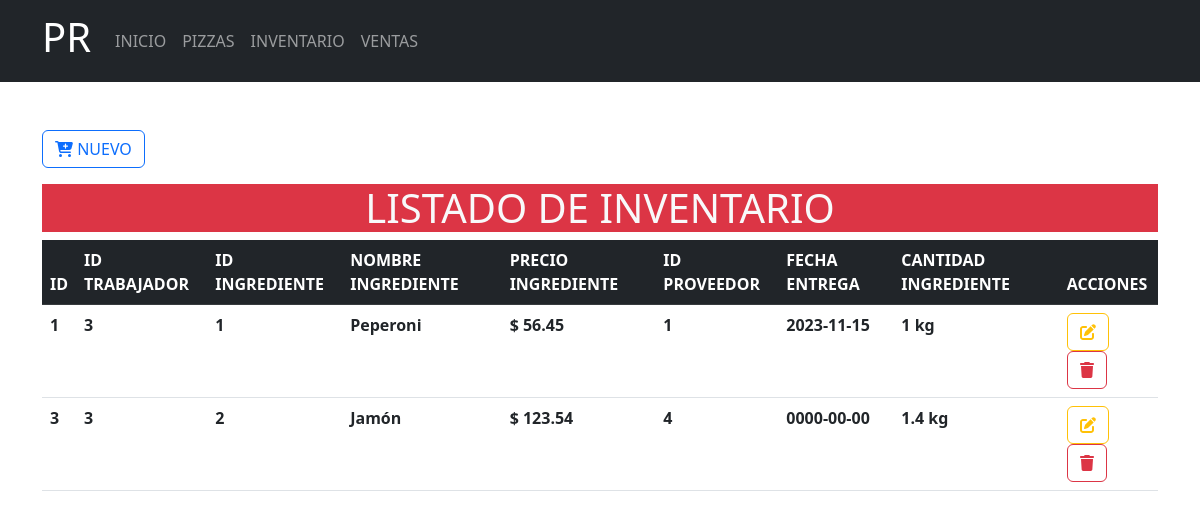
Page /Formularios/inventario/index.php on the committed database.
### tables this page shows
CREATE TABLE `inventario` (
  `id_Inventario` int(10) NOT NULL,
  `id_Trabajador` int(10) NOT NULL,
  `id_Ingrediente` int(10) NOT NULL,
  `Nombre_Ingrediente` varchar(100) NOT NULL,
  `Precio_Ingrediente` decimal(10,2) NOT NULL,
  `id_Proveedor` int(10) NOT NULL,
  `Fecha_Entrega` date NOT NULL,
  `Cantidad_Ingredientes` varchar(10) NOT NULL
);

### Formularios/inventario/index.php (the view, shortened to what this page needs)
<?php
include_once("../../config/conexion.php")
?>
<!doctype html>
<html lang="es">
<head>
    <link rel="stylesheet" href="<?php echo base_url; ?>css/bootstrap.min.css">
<body>
    <header>
        <nav class="navbar navbar-expand-lg bg-dark" data-bs-theme="dark">
            <div class="container">
                <a class="navbar-brand" href="<?php echo base_url; ?>">
                    <h1>PR</h1>
                </a>
                <div class="collapse navbar-collapse" id="mi-menu">
                    <ul class="navbar-nav">
                        <li class="nav-item">
                            <a class="nav-link" href="<?php echo base_url; ?>">INICIO</a>
                        </li>
                        <li class="nav-item">
                            <a class="nav-link" href="<?php echo base_url; ?>Formularios/productos/index.php">PIZZAS</a>
                        </li>
                        <li class="nav-item">
                            <a class="nav-link" href="<?php echo base_url; ?>Formularios/inventario/index.php">INVENTARIO</a>
                        </li>
                        <li class="nav-item">
                            <a class="nav-link" href="<?php echo base_url; ?>Formularios/ventas/index.php">VENTAS</a>
                        </li>
                    </ul>
                </div>
            </div>
        </nav>
    </header>
    <div class="container-lg mt-5">
        <a href="crear.php" type="button" class="btn btn-outline-primary mb-3">
            <i class="fa-solid fa-cart-plus fa-beat"></i>
            NUEVO
        </a>
        <h1 class="text-center bg-danger text-light ">LISTADO DE INVENTARIO</h1>
        <div class="table-responsive-sm">
            <table class="table table-hover">
                <thead class="table-dark">
                    <tr>
                        <th scope="col">ID</th>
                        <th scope="col">ID TRABAJADOR</th>
                        <th scope="col">ID INGREDIENTE</th>
                        <th scope="col">NOMBRE INGREDIENTE</th>
                        <th scope="col">PRECIO INGREDIENTE</th>
                        <th scope="col">ID PROVEEDOR</th>
                        <th scope="col">FECHA ENTREGA</th>
                        <th scope="col">CANTIDAD INGREDIENTE</th>
                        <th scope="col">ACCIONES</th>
                    </tr>
                </thead>
                <tbody>
                    <?php
                    $sql = $conexion->query("SELECT * FROM inventario");
                    while ($resultado = $sql->fetch_assoc()) {
                    ?>
                        <tr>
                            <th scope="row"><?php echo $resultado['id_Inventario'] ?></th>
                            <th scope="row"><?php echo $resultado['id_Trabajador'] ?></th>
                            <th scope="row"><?php echo $resultado['id_Ingrediente'] ?></th>
                            <th scope="row"><?php echo $resultado['Nombre_Ingrediente'] ?></th>
                            <th scope="row">$ <?php echo $resultado['Precio_Ingrediente'] ?></th>
                            <th scope="row"><?php echo $resultado['id_Proveedor'] ?></th>
                            <th scope="row"><?php echo $resultado['Fecha_Entrega'] ?></th>
                            <th scope="row"><?php echo $resultado['Cantidad_Ingredientes'] ?></th>
                            <th scope="row">
                                <a href="<?php echo base_url; ?>Formularios/inventario/actualizar.php?Id=<?php echo $resultado['id_Inventario'] ?>" class="btn btn-outline-warning">
                                    <i class="fa-solid fa-pen-to-square fa-beat"></i>
                                </a>
                                <a href="<?php echo base_url; ?>CRUDI/eliminarDatos.php?Id=<?php echo $resultado['id_Inventario'] ?>" class="btn btn-outline-danger">
                                    <i class="fa-solid fa-trash fa-beat"></i>
                                </a>
                            </th>
                        </tr>
                    <?php
                    }
                    ?>
                </tbody>
            </table>
        </div>
    </div>
</body>
</html>

### rows in the picture
inventario: id_Inventario "1", id_Trabajador "3", id_Ingrediente "1", Nombre_Ingrediente "Peperoni", Precio_Ingrediente "56.45", id_Proveedor "1", Fecha_Entrega "2023-11-15", Cantidad_Ingredientes "1 kg"
inventario: id_Inventario "3", id_Trabajador "3", id_Ingrediente "2", Nombre_Ingrediente "Jamón", Precio_Ingrediente "123.54", id_Proveedor "4", Fecha_Entrega "0000-00-00", Cantidad_Ingredientes "1.4 kg"
